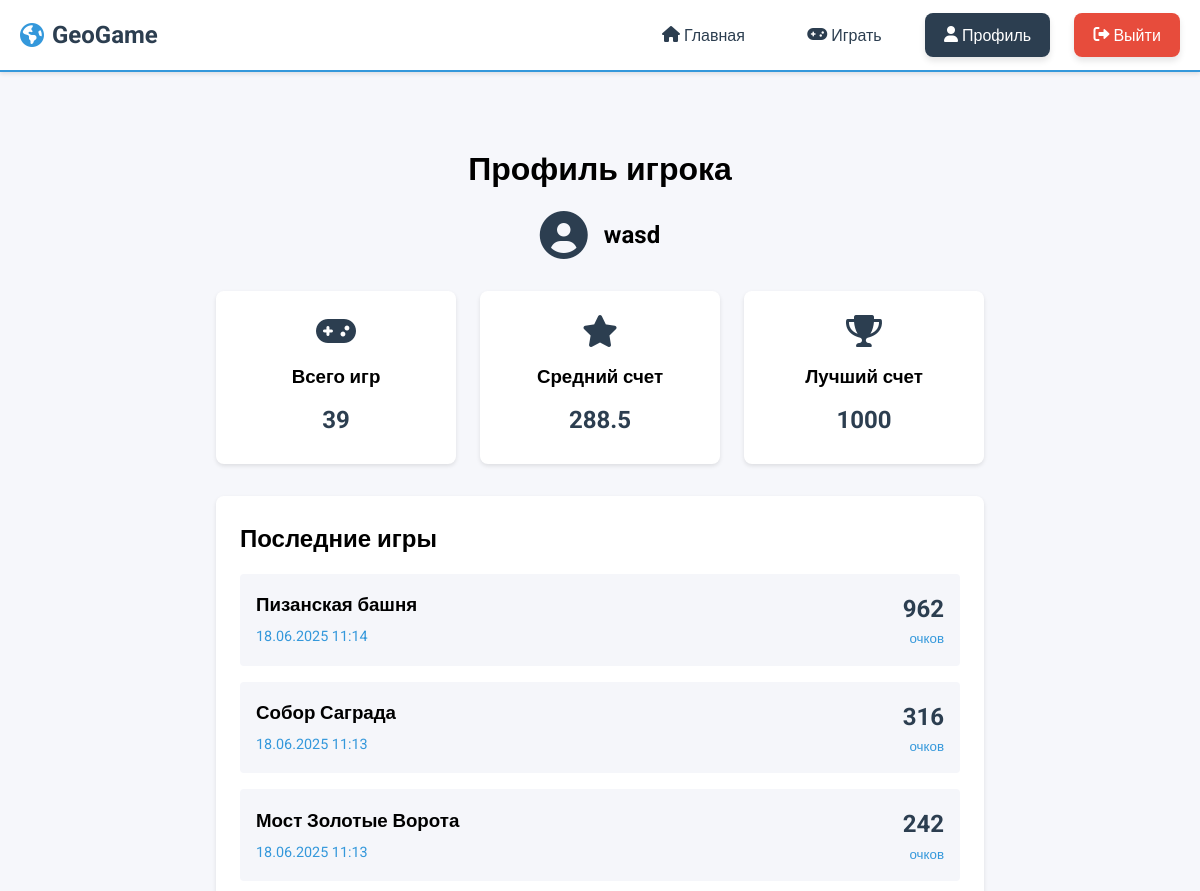
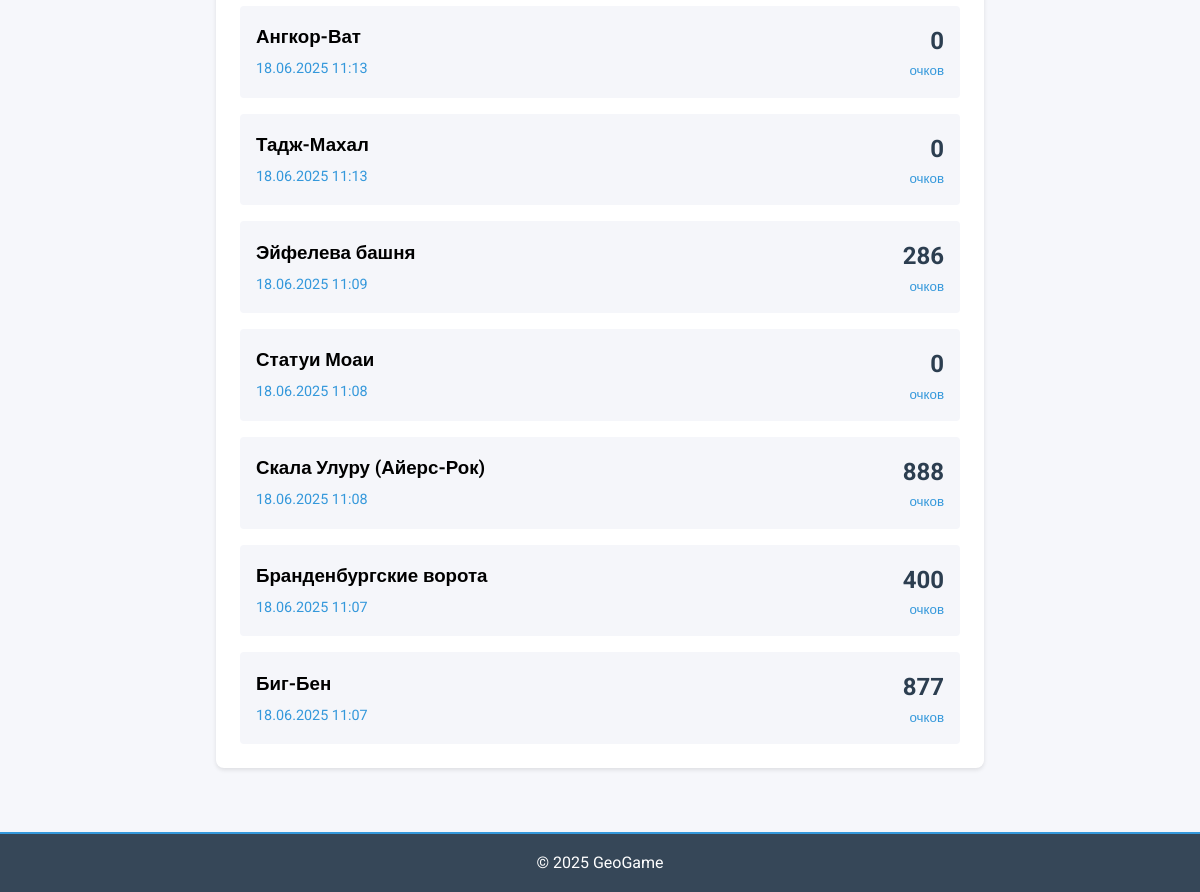
The page /profile/ (signed in) on the database as committed earlier (2 pictures, top to bottom).
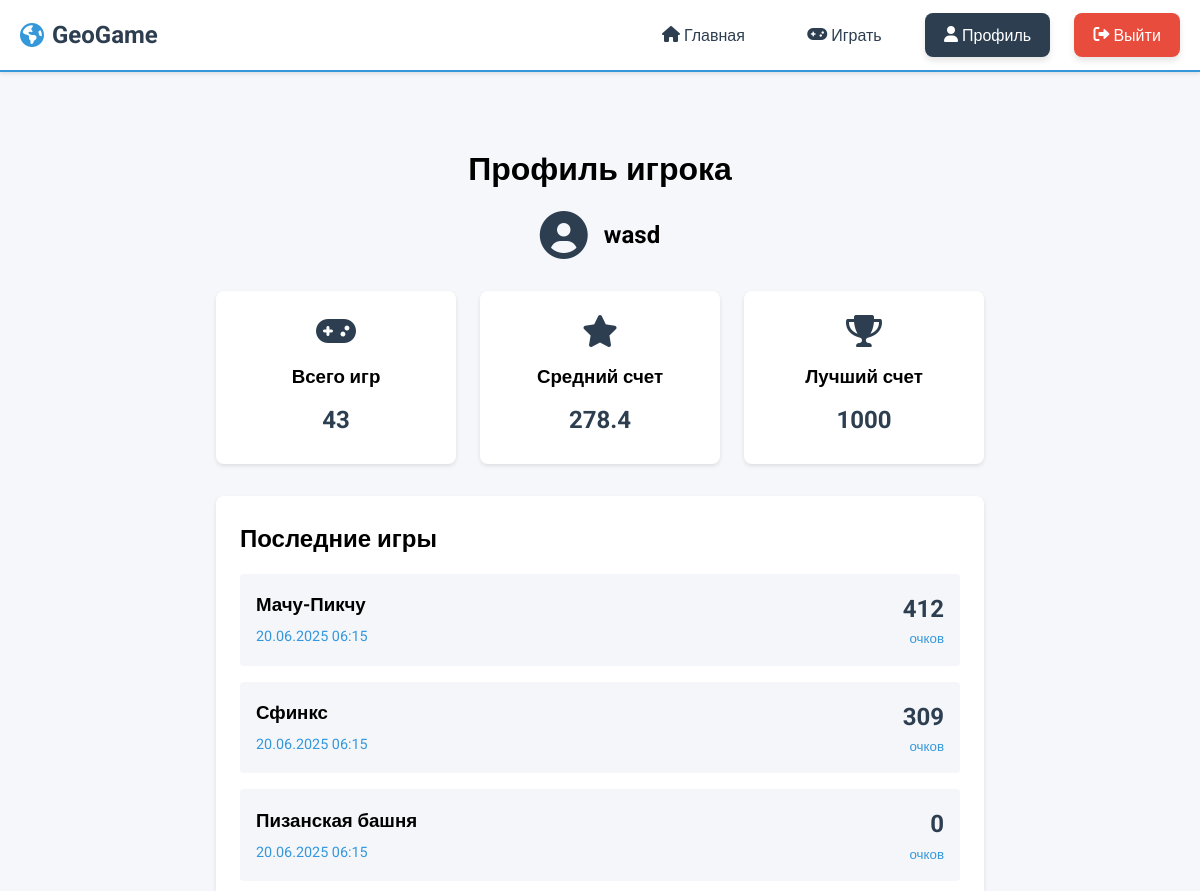
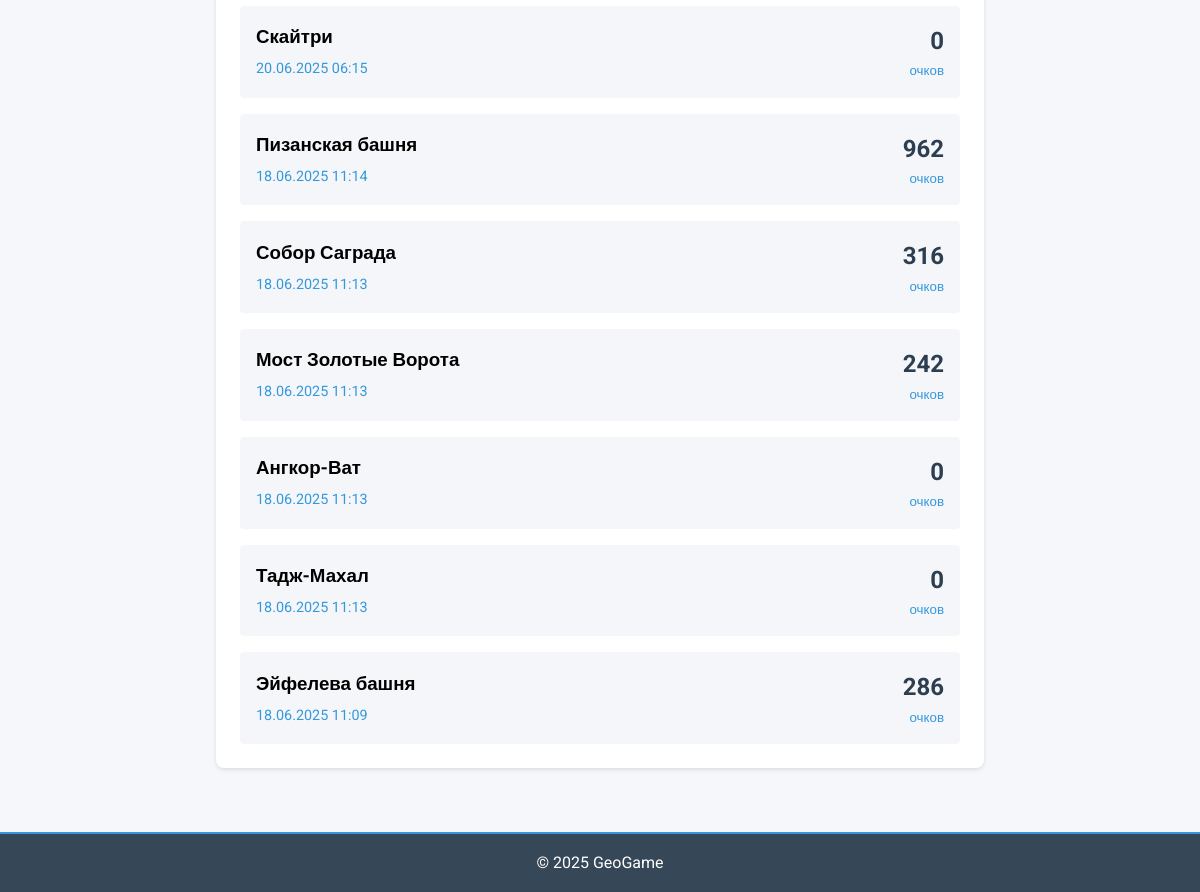
The same page on the database as committed later (2 pictures, top to bottom).
### game/models.py (models this page shows, shortened)
class SoloGame(models.Model):
    player = models.ForeignKey(User, on_delete=models.CASCADE)
    landmark = models.ForeignKey(Landmark, on_delete=models.CASCADE)
    player_lat = models.FloatField()
    player_lon = models.FloatField()
    score = models.IntegerField()
    created_at = models.DateTimeField(auto_now_add=True)

class Landmark(models.Model):
    name = models.CharField(max_length=200)
    latitude = models.FloatField()
    longitude = models.FloatField()
    image = models.ImageField(upload_to='landmarks/', null=True, blank=True)
    hint_image = models.ImageField(upload_to='hints/', null=True, blank=True)

### game/views.py (the view)
# urls.py: path('profile/', views.profile, name='profile'),
@login_required
def profile(request):
    recent_games = SoloGame.objects.filter(player=request.user).order_by('-created_at')[:10]
    total_games = SoloGame.objects.filter(player=request.user).count()
    if total_games > 0:
        average_score = SoloGame.objects.filter(player=request.user).aggregate(
            avg_score=models.Avg('score'))['avg_score']
        best_score = SoloGame.objects.filter(player=request.user).order_by('-score').first()
    else:
        average_score = 0
        best_score = None
    context = {
        'user': request.user,
        'recent_games': recent_games,
        'total_games': total_games,
        'average_score': round(average_score, 1) if average_score else 0,
        'best_score': best_score.score if best_score else 0,
    }
    return render(request, 'game/profile.html', context)

### game/templates/game/profile.html (shortened to what this page needs)
{% extends 'base.html' %}
{% load static %}
{% block content %}
<div class="profile-container">
    <div class="profile-header">
        <h1>Профиль игрока</h1>
        <div class="user-info">
            <i class="fas fa-user-circle"></i>
            <h2>{{ user.username }}</h2>
        </div>
    </div>
    <div class="stats-container">
        <div class="stat-card">
            <i class="fas fa-gamepad"></i>
            <h3>Всего игр</h3>
            <p>{{ total_games }}</p>
        </div>
        <div class="stat-card">
            <i class="fas fa-star"></i>
            <h3>Средний счет</h3>
            <p>{{ average_score }}</p>
        </div>
        <div class="stat-card">
            <i class="fas fa-trophy"></i>
            <h3>Лучший счет</h3>
            <p>{{ best_score }}</p>
        </div>
    </div>
    <div class="recent-games">
        <h2>Последние игры</h2>
        {% if recent_games %}
            <div class="games-list">
                {% for game in recent_games %}
                    <div class="game-card">
                        <div class="game-info">
                            <h3>{{ game.landmark.name }}</h3>
                            <p class="game-date">{{ game.created_at|date:"d.m.Y H:i" }}</p>
                        </div>
                        <div class="game-score">
                            <span>{{ game.score }}</span>
                            <small>очков</small>
                        </div>
                    </div>
                {% endfor %}
            </div>
        {% else %}
            <p class="no-games">У вас пока нет сыгранных игр</p>
        {% endif %}
    </div>
</div>
{% endblock %}

Rows that differ between the two databases and show on the page:
no longer on this page (row unchanged): SoloGame: landmark.name "Статуи Моаи", created_at "18.06.2025 11:08", score "0"
no longer on this page (row unchanged): SoloGame: landmark.name "Скала Улуру (Айерс-Рок)", created_at "18.06.2025 11:08", score "888"
no longer on this page (row unchanged): SoloGame: landmark.name "Бранденбургские ворота", created_at "18.06.2025 11:07", score "400"
no longer on this page (row unchanged): SoloGame: landmark.name "Биг-Бен", created_at "18.06.2025 11:07", score "877"
added SoloGame: landmark.name "Мачу-Пикчу", created_at "20.06.2025 06:15", score "412"
added SoloGame: landmark.name "Сфинкс", created_at "20.06.2025 06:15", score "309"
added SoloGame: landmark.name "Пизанская башня", created_at "20.06.2025 06:15", score "0"
added SoloGame: landmark.name "Скайтри", created_at "20.06.2025 06:15", score "0"
Other text that changed with them:
{{ total_games }}: "39" → "43"
{{ average_score }}: "288.5" → "278.4"
